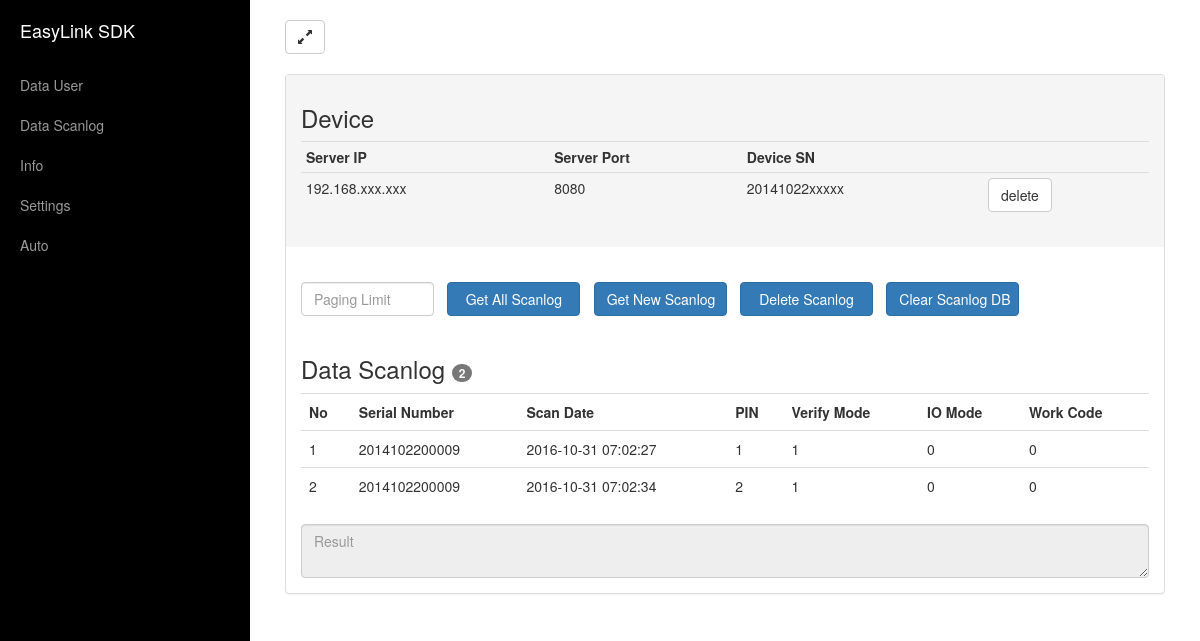
/index.php?m=content&p=scanlog, run on the app's committed database.
### tables this page shows
CREATE TABLE `tb_device` (
  `No` int(11) NOT NULL,
  `server_IP` text NOT NULL,
  `server_port` text NOT NULL,
  `device_sn` text NOT NULL
);

CREATE TABLE `tb_scanlog` (
  `sn` text NOT NULL,
  `scan_date` timestamp NOT NULL DEFAULT CURRENT_TIMESTAMP ON UPDATE CURRENT_TIMESTAMP,
  `pin` text NOT NULL,
  `verifymode` int(11) NOT NULL,
  `iomode` int(11) NOT NULL,
  `workcode` int(11) NOT NULL
);

### koneksidb.php (called while the page is built, shortened)
<?php
    $db_name        = "db_pemilu";
?>

### index.php (the view, shortened to what this page needs)
<!DOCTYPE html>
<html lang="en">
<head>
    <?php
    include 'koneksidb.php';
    ?>
    <link href="css/bootstrap.min.css" rel="stylesheet">
    <link href="css/simple-sidebar.css" rel="stylesheet">
</head>
<body>
    <div id="wrapper">
		<form method="post">
			<div id="sidebar-wrapper">
			   <ul class="sidebar-nav">
					<li class="sidebar-brand"><a href="index.php?m=content&p=home">EasyLink SDK</a></li>
					<li><a href="index.php?m=content&p=user" >Data User</a></li>
					<li><a href="index.php?m=content&p=scanlog" >Data Scanlog</a></li>
					<li><a href="index.php?m=content&p=info" >Info</a></li>
					<li><a href="index.php?m=content&p=settings" >Settings</a></li>
					<li><a href="index.php?m=content&p=auto" >Auto</a></li>
				</ul>
			</div>
		</form>
        <div id="page-content-wrapper">
            <div class="container-fluid">
                <div class="row">
                    <div class="col-lg-12">
                        <a href="#menu-toggle" class="btn btn-default" id="menu-toggle"><span class="glyphicon glyphicon glyphicon-resize-full"></span></button></a>
						<br>
						<br>
                        <div class="panel-group">
                            <div class="panel panel-default">
								<?php
								if (($_GET['p'])!=='auto') {
								?>
									<div class="panel-heading">
									<?php
									echo '
									<h3>Device</h3>
									<table class="table table-condensed">
										<tr>
											<th>Server IP</th>
											<th>Server Port</th>
											<th>Device SN</th>
											<th></th>
										</tr>
										<tr>';
											$tampil = "SELECT * FROM tb_device";
											$sql = mysqli_query($conn,$tampil);
											while($data = mysqli_fetch_array($sql)) {
												echo "
												<td>".$data['server_IP']."</td>
												<td>".$data['server_port']."</td>
												<td>".$data['device_sn']."</td>";?>
												<td><a href="content/action.php?id=<?php echo $data['No'];?>" onclick="return confirm('delete this record ?');"><input class="btn btn-default" type="submit" value="delete"></a></td>
										</tr>
									<?php
											}
									}
										echo '</table>';
									?>
								</div>
								<div class="panel-body">
									<?php
									if (!isset($_GET['p'])) {
										include ('content/home.php');
									} else {
										$page = $_GET['p'];
										$modul = $_GET['m'];
										include $modul . '/' . $page . ".php";
									} ?>
								</div>
							</div>
						</div>
					</div>
				</div>
			</div>
		</div>
	</div>
</body>
</html>

### content/scanlog.php (shortened to what this page needs)
<?php
include 'koneksidb.php';
function viewScan(){
	include 'koneksidb.php';
	$sqlscan = mysqli_query($conn,"SELECT * FROM tb_scanlog");
	$jml = mysqli_num_rows($sqlscan);
	$i=0;
	echo'
	<h3>Data Scanlog <span class="badge">'.$jml.'</span></h3>';
	while($datascan = mysqli_fetch_array($sqlscan))
	{
		$i++;
		echo "
		<td>".$i."</td>
		<td>".$datascan['sn']."</td>
		<td>".$datascan['scan_date']."</td>
		<td>".$datascan['pin']."</td>
		<td>".$datascan['verifymode']."</td>
		<td>".$datascan['iomode']."</td>
		<td>".$datascan['workcode']."</td>
		</tr>";}
}
?>
<br>
<form method="post" action="index.php?m=content&p=scanlog">
	<div class="row">
			<div class="col-sm-2"><input type="text" class="form-control" placeholder="Paging Limit"  name="i_pagingGetLog" style="width:133px"></div>
			<div class="col-sm-2"><input type="submit" class="btn btn-primary btn-block" name="b_allScan" value="Get All Scanlog" style="width:133px"></div>
			<div class="col-sm-2"><input type="submit" class="btn btn-primary btn-block" name="b_getNewScan" value="Get New Scanlog" style="width:133px"></div>
			<div class="col-sm-2"><input type="submit" class="btn btn-primary btn-block" name="b_delScan" value="Delete Scanlog" style="width:133px"></div>
			<div class="col-sm-2"><input type="submit" class="btn btn-primary btn-block" name="b_delScanDB" value="Clear Scanlog DB" style="width:133px"></div>
	</div>
	<br>
	<table class="table table-hover">
		<tr>
			<th>No</th>
			<th>Serial Number</th>
			<th>Scan Date</th>
			<th>PIN</th>
			<th>Verify Mode</th>
			<th>IO Mode</th>
			<th>Work Code</th>
		</tr>
		<tr>
</form>
<?php
echo viewScan(),'<textarea class="form-control" placeholder="Result" readonly="readonly">'.$server_output."</textarea>";
?>

### css/simple-sidebar.css (style rules this page uses)
body { overflow-x: hidden; }
#wrapper { padding-left: 0; -webkit-transition: all 0.5s ease; -moz-transition: all 0.5s ease; -o-transition: all 0.5s ease; transition: all 0.5s ease; }
#sidebar-wrapper { z-index: 1000; position: fixed; left: 250px; width: 0; height: 100%; margin-left: -250px; overflow-y: auto; background: #000; -webkit-transition: all 0.5s ease; -moz-transition: all 0.5s ease; -o-transition: all 0.5s ease; transition: all 0.5s ease; }
#page-content-wrapper { width: 100%; position: absolute; padding: 15px; }
.sidebar-nav { position: absolute; top: 0; width: 250px; margin: 0; padding: 0; list-style: none; }
.sidebar-nav li { text-indent: 20px; line-height: 40px; }
.sidebar-nav li a { display: block; text-decoration: none; color: #999999; }
.sidebar-nav > .sidebar-brand { height: 65px; font-size: 18px; line-height: 60px; }
.sidebar-nav > .sidebar-brand a { color: #999999; }
@media (min-width:768px) { #wrapper { padding-left: 250px; } }
@media (min-width:768px) { #sidebar-wrapper { width: 250px; } }
@media (min-width:768px) { #page-content-wrapper { padding: 20px; position: relative; } }

### data on the page
tb_device: server_IP "192.168.xxx.xxx", server_port "8080", device_sn "20141022xxxxx"
tb_scanlog: sn "2014102200009", scan_date "2016-10-31 07:02:27", pin "1", verifymode "1", iomode "0", workcode "0"
tb_scanlog: sn "2014102200009", scan_date "2016-10-31 07:02:34", pin "2", verifymode "1", iomode "0", workcode "0"

### other printed values
$jml "2"
